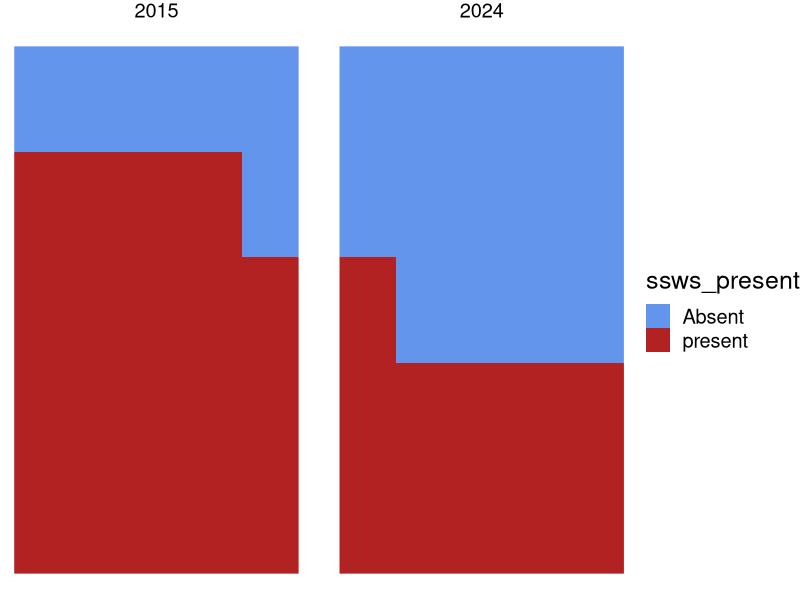
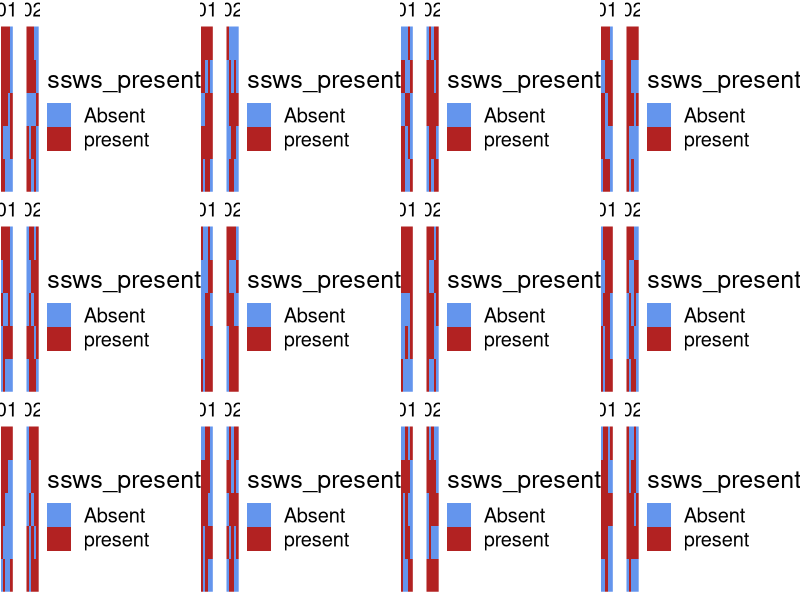
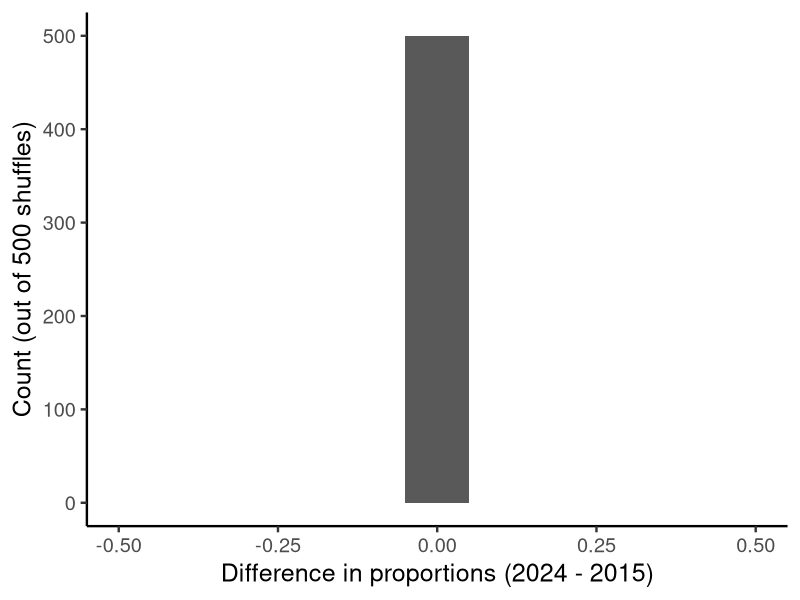
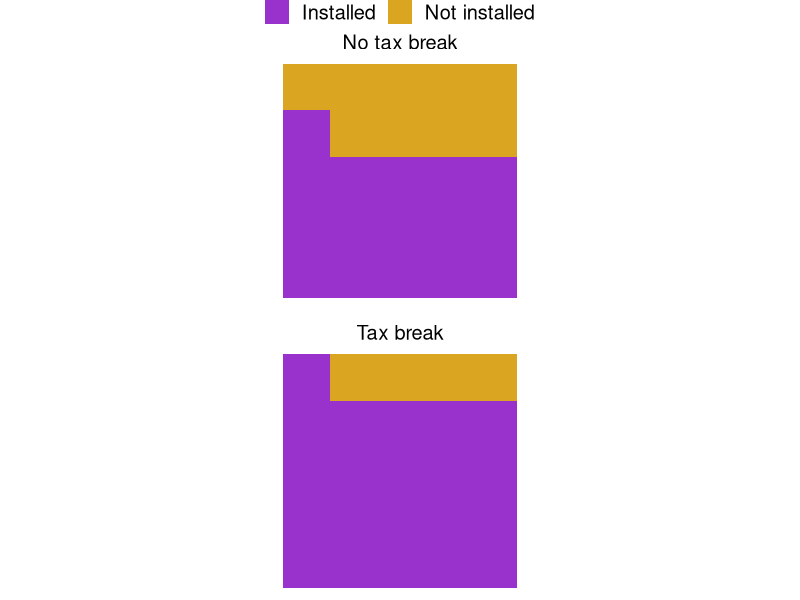
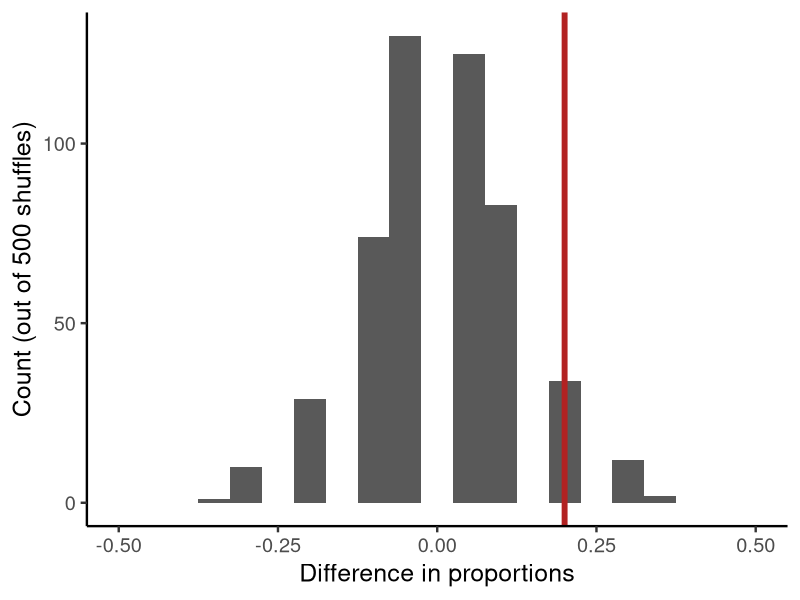
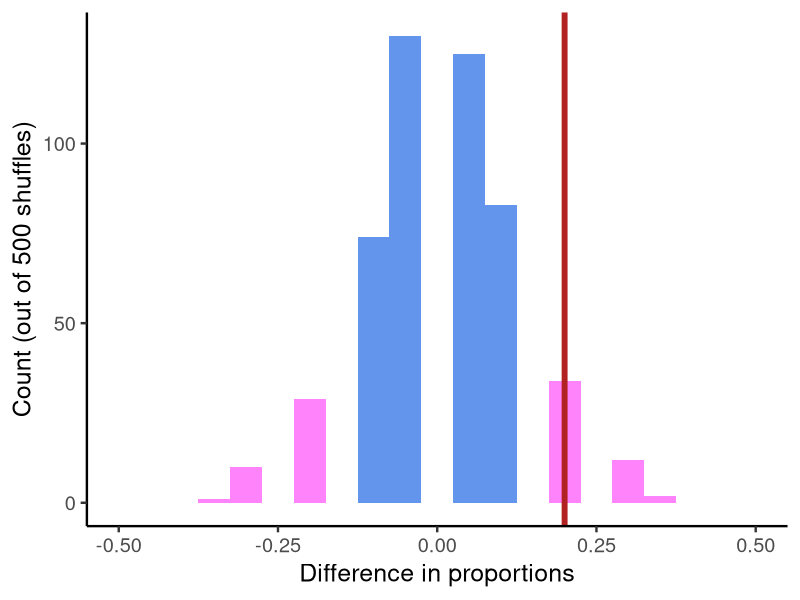
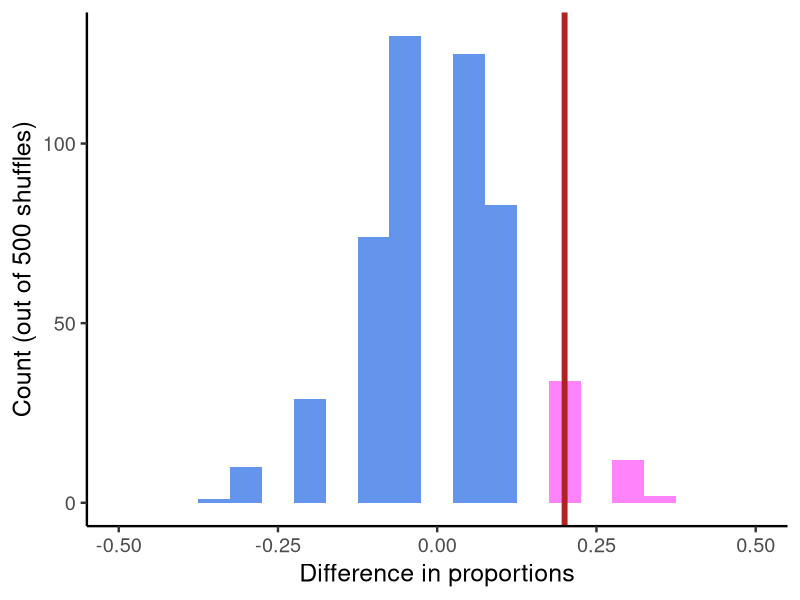
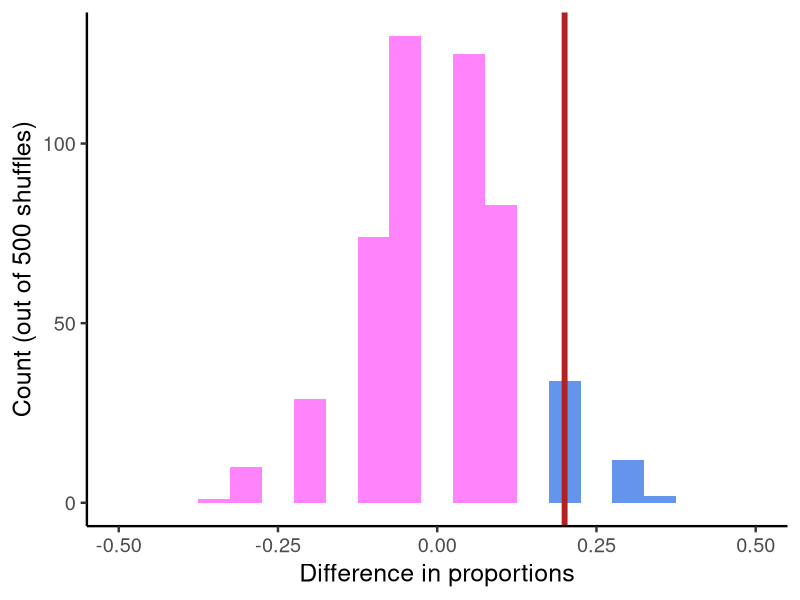

Reproduce these figures in R, in order.
## ---- chunk 1
library(tidyverse)
## ---- chunk 2
# Create data for SSWS
ssws_data <- tibble(
  year = c(rep(2015, 25), rep(2024, 25)),
  ssws_present = c(rep("present", 19), rep("Absent", 6),
                   rep("present", 11), rep("Absent", 14))
) %>% 
  mutate(x = rep(1:5, 10),
         y = rep(rep(1:5, each = 5), 2))
## ---- chunk 3
ggplot(ssws_data, aes(x, y, fill = ssws_present)) +
  geom_raster() +
  scale_fill_manual(values = c('cornflowerblue', "firebrick")) +
  facet_wrap(~year) +
  theme_void(18) +
  theme(axis.text = element_blank())
## ---- chunk 4
lapply(1:12, \(i){
  ssws_data %>% 
    mutate(ssws_present = sample(ssws_present, nrow(.))) %>% 
    ggplot(aes(x, y, fill = ssws_present)) +
    geom_raster() +
    scale_fill_manual(values = c('cornflowerblue', "firebrick")) +
    facet_wrap(~year) +
    theme_void(18)
}) %>% 
  cowplot::plot_grid(plotlist = ., nrow = 3)
## ---- chunk 5
# Create null distribution from the shuffling
set.seed(21130)
null_dist <- replicate(500, { # replicate this 500x
  shuffled <- ssws_data %>% 
    mutate(ssws_present = sample(ssws_present, nrow(.))) %>% # shuffling happens here
    group_by(year) %>% 
    summarize(prop = mean(ssws_present == "Present")) # calculating the means for SSWS present 
  with(shuffled, prop[year == 2024] - prop[year == 2015])
})
# Pass the output into a tibble for ggplot
tibble(null_dist) %>% 
  ggplot(aes(null_dist)) +
  geom_histogram(binwidth = 0.1) +
  labs(x = "Difference in proportions (2024 - 2015)",
       y = "Count (out of 500 shuffles)") +
  xlim(-0.5, 0.5) +
  theme_classic(18)
observed <- 11/25 - 19/25 # proportion of observed in between sampled years 
sum(abs(null_dist) >= abs(observed)) # how many times is the absolute value of the null_dist greater than or equal to the observed
mean(abs(null_dist) >= abs(observed)) # p value
## ---- chunk 6
# Alternative example (solar panel adoption)
solar_data <- tibble(
  treatment = c(rep("Tax break", 25), rep("No tax break", 25)),
  solar = c(rep("Installed", 21), rep("Not installed", 4),
            rep("Installed", 16), rep("Not installed", 9))
) %>% 
  mutate(x = rep(1:5, 10),
         y = rep(rep(1:5, each = 5), 2))
ggplot(solar_data, aes(x, y, fill = solar)) +
  geom_raster() +
  scale_fill_manual(values = c("darkorchid", "goldenrod")) +
  facet_wrap(~ treatment, ncol = 1) +
  theme_void(18) +
  theme(axis.text = element_blank(),
        axis.ticks = element_blank(),
        axis.title = element_blank(),
        aspect.ratio = 1,
        legend.title = element_blank(),
        legend.position = "top")
null_dist <- replicate(500, {
  shuffled <- solar_data %>% 
    mutate(solar = sample(solar, nrow(.))) %>% 
    group_by(treatment) %>% 
    summarize(prop = mean(solar == "Installed"))
  with(shuffled, prop[treatment == "Tax break"] - prop[treatment == "No tax break"])
})
observed_difference <- 21/25 - 16/25
tibble(null_dist) %>% 
  ggplot(aes(null_dist)) +
  geom_histogram(binwidth = 0.05) +
  geom_vline(xintercept = observed_difference, 
             linewidth = 2, 
             color = "firebrick") +
  labs(x = "Difference in proportions",
       y = "Count (out of 500 shuffles)") +
  xlim(-0.5, 0.5) +
  theme_classic(18)
tibble(null_dist) %>% 
  ggplot(aes(null_dist)) +
  geom_histogram(aes(fill = abs(null_dist) >= abs(observed_difference)),
                 binwidth = 0.05) +
  geom_vline(xintercept = observed_difference, 
             linewidth = 2, 
             color = "firebrick") +
  scale_fill_manual(values = c("cornflowerblue", "orchid1")) +
  labs(x = "Difference in proportions",
       y = "Count (out of 500 shuffles)") +
  xlim(-0.5, 0.5) +
  theme_classic(18) +
  theme(legend.position = "none")
tibble(null_dist) %>% 
  ggplot(aes(null_dist)) +
  geom_histogram(aes(fill = null_dist >= observed_difference),
                 binwidth = 0.05) +
  geom_vline(xintercept = observed_difference, 
             linewidth = 2, 
             color = "firebrick") +
  scale_fill_manual(values = c("cornflowerblue", "orchid1")) +
  labs(x = "Difference in proportions",
       y = "Count (out of 500 shuffles)") +
  xlim(-0.5, 0.5) +
  theme_classic(18) +
  theme(legend.position = "none")
tibble(null_dist) %>% 
  ggplot(aes(null_dist)) +
  geom_histogram(aes(fill = null_dist < observed_difference),
                 binwidth = 0.05) +
  geom_vline(xintercept = observed_difference, 
             linewidth = 2, 
             color = "firebrick") +
  scale_fill_manual(values = c("cornflowerblue", "orchid1")) +
  labs(x = "Difference in proportions",
       y = "Count (out of 500 shuffles)") +
  xlim(-0.5, 0.5) +
  theme_classic(18) +
  theme(legend.position = "none")
## ---- chunk 7
# Now with regression
set.seed(2102)
# Make dataset with simulated density for Pisaster sea stars and sea urchins
urchin_barrens <- tibble(
  pisaster_density = rnorm(100, mean = 3, sd = 0.5),
  urchin_density = rnorm(100, mean = 6 - 0.75 * pisaster_density, sd = 1.5)
)
ggplot(urchin_barrens, aes(pisaster_density, urchin_density)) +
  geom_point(size = 3, shape = 21, 
             color = "navy", 
             fill = "navy",
             alpha = 0.5) +
  geom_smooth(method = "lm", se = FALSE, color = "plum", linewidth = 2) +
  labs(x = expression("Sea star density " * (ind ~ m^{-2})),
       y = expression("Urchin density " * (ind ~ m^{-2}))) +
  theme_classic(18)
# beta1
beta1 <- coef(lm(urchin_density ~ pisaster_density, urchin_barrens))[2]
beta1
# draw 6 random samples from the dataset and fit a regression line through them
lapply(1:6, \(i) {
  urchin_barrens %>% 
    mutate(pisaster_density = sample(pisaster_density, nrow(.))) %>% 
    ggplot(aes(pisaster_density, urchin_density)) +
    geom_point(size = 3, shape = 21, 
               color = "navy", 
               fill = "navy",
               alpha = 0.5) +
    geom_smooth(method = "lm", se = FALSE, color = "plum", linewidth = 2) +
    labs(x = expression("Sea star density " * (ind ~ m^{-2})),
         y = expression("Urchin density " * (ind ~ m^{-2}))) +
    theme_classic(12) +
    theme(plot.background = element_rect(color = "grey80", fill = NA),
          plot.margin = unit(c(3, 3, 3, 3), "mm"))
}) %>% 
  cowplot::plot_grid(plotlist = ., nrow = 2)
# replicate the random sampling 500x, fit a regression model for each of these replicates, and get the beta1 of each of them. 
null_dist <- replicate(500, {
  shuffled <- urchin_barrens %>% 
    mutate(pisaster_density = sample(pisaster_density, nrow(.)))
  coef(lm(urchin_density ~ pisaster_density, shuffled))[2]
})
# Get the range for the null_dist object (500 beta1 values drawn for the regression on the 500 random samples)
range(null_dist)
# Make into tibble for plotting
tibble(null_dist) %>% 
  ggplot(aes(null_dist)) +
  geom_histogram(binwidth = 0.1) +
  labs(x = "Sea star density coefficient",
       y = "Count (out of 500 shuffles)") +
  xlim(-1.1, 1.1) +
  theme_classic(18)
sum(abs(null_dist) >= abs(beta1))
mean(abs(null_dist) >= abs(beta1))
## ---- chunk 8
# central limit theorem
set.seed(2219)
# create log-normal data
nonnormal <- tibble(x = rlnorm(1e4, meanlog = 2, sdlog = 0.5))
# draw random samples from the mean of the lognormal distribution
clt <- tibble(mean_x = replicate(1e4, mean(sample(nonnormal$x, 1e3))))
# plot them
ggplot(nonnormal, aes(x)) +
  geom_histogram() +
  xlim(0, 50) +
  theme_classic(18)
ggplot(clt, aes(mean_x)) +
  geom_histogram() +
  labs(x = expression(mu)) +
  theme_classic(18)
## ---- chunk 9
# Standard error of the difference of means
library(palmerpenguins)
penguins %>% 
  filter(species %in% c("Adelie", "Gentoo")) %>% 
  ggplot(aes(x = body_mass_g)) +
  geom_histogram(color = "blue", fill = NA) +
  facet_grid(species ~ .) +
  labs(x = "Body mass (g)") +
  theme_classic(18)
ggplot(tibble(difference = seq(-500, 1500),
              density = dnorm(difference, mean = 0, sd = 58.8))) +
  geom_line(aes(difference, density), linewidth = 2, alpha = 0) +
  geom_vline(xintercept = 1375, color = "firebrick", linewidth = 2) +
  labs(x = "Difference in means",
       y = "Probability density") +
  theme_classic(18)
penguins %>% 
  filter(species == "Adelie",
         island %in% c("Biscoe", "Dream")) %>% 
  drop_na(body_mass_g) %>% 
  ggplot(aes(x = body_mass_g)) +
  geom_histogram(color = "blue", fill = NA, bins = 15) +
  facet_grid(island ~ .) +
  labs(x = "Body mass (g)") +
  theme_classic(18)
# difference between islands?
adelie_biscoe <- with(penguins, # Why use with?
                      body_mass_g[species == "Adelie" &
                                    island == "Biscoe"])
adelie_dream <- with(penguins, 
                     body_mass_g[species == "Adelie" &
                                   island == "Dream"])
obs_diff <- mean(adelie_biscoe - adelie_dream) # remember this is wrong
obs_diff <- mean(adelie_biscoe) - mean(adelie_dream)
se <- function(a, b) {
  a <- na.omit(a)
  b <- na.omit(b)
  sqrt(sd(a)^2 / length(a) + sd(b)^2 / length(b))
}
se_diff <- se(adelie_biscoe, adelie_dream)
pval <- 2 * pnorm(-abs(obs_diff), 
                  mean = 0, 
                  sd = se_diff)
pval <- 2 * pnorm(0, 
                  mean = -abs(obs_diff), 
                  sd = se_diff) # Remember this is a probability - must be between 0 and 1.
## ---- chunk 10
# standard error of a regression coefficient
ggplot(penguins, aes(x = body_mass_g, y = bill_length_mm)) +
  geom_point(shape = 21, color = "blue", fill = "navy", alpha = 0.5) +
  labs(x = "Body mass (g)",
       y = "Bill length (mm)") +
  geom_smooth(method = "lm", se = FALSE, color = "firebrick", linewidth = 2) +
  theme_classic(18) +
  theme(plot.margin = unit(c(3, 8, 3, 3), "mm"))
summary(lm(bill_length_mm ~ body_mass_g, penguins))
# Visualizing z-scores
z_score_plot <- function(sd) { # number of SEs away from the mean
  ggplot(tibble(x = seq(-4 * sd, 4 * sd, length.out = 200),
                density = dnorm(x, 0, sd)),
         aes(x, density)) +
    geom_line(linewidth = 1.5, color = "cornflowerblue") +
    geom_vline(xintercept = c(-1.96, 1.96) * sd, 
               linewidth = 1.5, 
               color = "firebrick",
               alpha = 0.5) +
    labs(title = sprintf("SD = %0.1f", sd)) +
    theme_classic(14)
}
lapply(c(0.2, 1, 20), z_score_plot) %>% # apply?
  cowplot::plot_grid(plotlist = ., nrow = 1)
